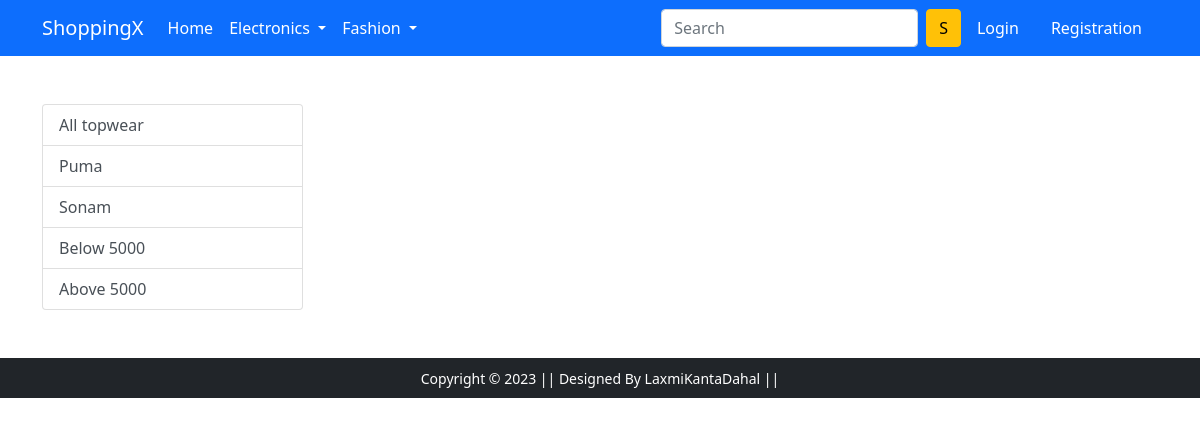
/topwear/, run on an earlier commit of the app's database.
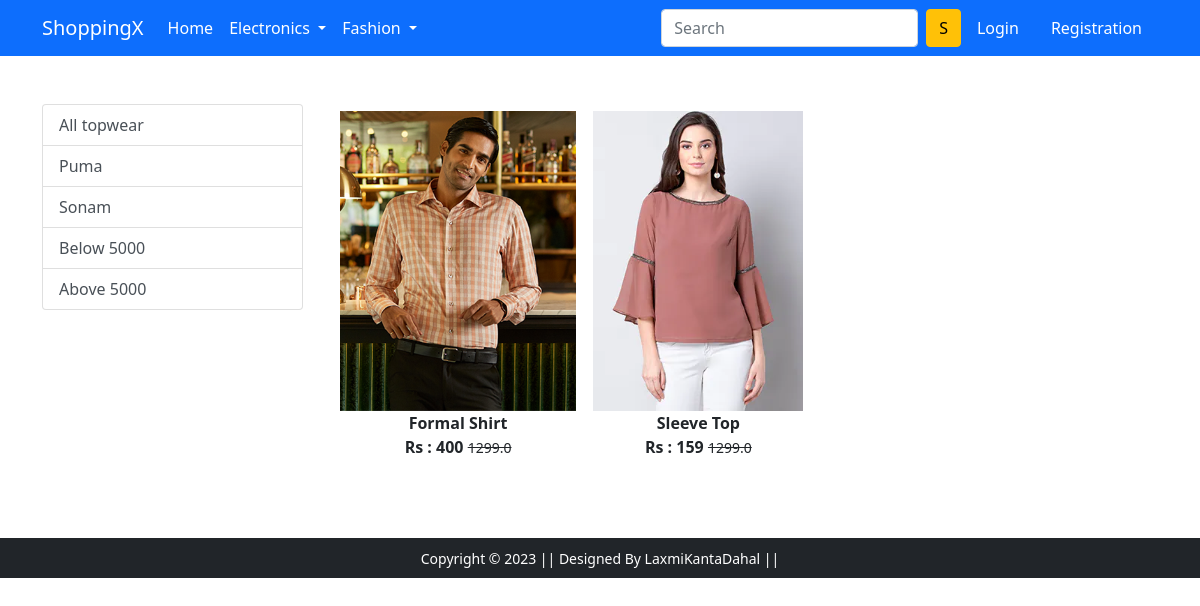
And on a later commit of the database.
### app/models.py (models this page shows, shortened)
class Product(models.Model):
    title=models.CharField(max_length=100)
    selling_price=models.FloatField()
    discounted_price=models.IntegerField()
    description=models.TextField(blank=True)
    brand=models.CharField(max_length=100)
    category=models.CharField(choices=CATEGORY_CHOICES,max_length=2)
    product_img=models.ImageField(upload_to='productimg')

### app/views.py (the view)
# urls.py: path('topwear/', views.topwear, name='topwear'),
def topwear(request,data=None):
    if data==None:
        topwear=Product.objects.filter(category='TW')
    elif data=='puma' or data=='sonam':
        topwear=Product.objects.filter(category='TW').filter(brand=data)
    elif data=='below':
        topwear=Product.objects.filter(category='TW').filter(discounted_price__lt=5001)
    elif data=='above':
        topwear=Product.objects.filter(category='TW').filter(discounted_price__gt=5000)
    return render(request, 'app/topwear.html',{'topwear':topwear})

### app/templates/app/topwear.html (shortened to what this page needs)
{% extends 'app/base.html' %}
{% load static %}
{% block main-content %}
<div class="container my-5">
 <div class="row">
  <div class="col-sm-3">
   <div class="list-group">
    <a href="{% url 'topwear' %}" class="list-group-item list-group-item-action" aria-current="true">All topwear</a>
    <a href="{% url 'topweardata' 'puma' %}" class="list-group-item list-group-item-action" aria-current="true">Puma</a>
    <a href="{% url 'topweardata' 'sonam' %}" class="list-group-item list-group-item-action" aria-current="true">Sonam</a>
    <a href="{% url 'topweardata' 'below' %}" class="list-group-item list-group-item-action" aria-current="true">Below 5000</a>
    <a href="{% url 'topweardata' 'above' %}" class="list-group-item list-group-item-action" aria-current="true">Above 5000</a>
   </div>
  </div>
  <div class="col-sm-8">
    <div class="row">
        {% for product in topwear %}
        <div class="col-sm-4 text-center mb-4">
            <a href="{% url 'product-detail' product.id %}" class="btn">
                <div class="item">
                <img src="{{ product.product_img.url }}" alt="" height="300" class="">
                <div class="fw-bold">{{product.title}}</div>
                <div class="fw-bold">Rs : {{product.discounted_price}}
                <small class="fw-light text-decoration-line-through">{{product.selling_price}}</small></div>
            </div>
        </a>
    </div>
        {% endfor %}
  </div>
 </div>
</div>
</div>
{% endblock main-content %}

What changed in the data, as far as the page shows it:
added Product: product_img (picture), title "Formal Shirt", discounted_price "400", selling_price "1299.0"
added Product: product_img (picture), title "Sleeve Top", discounted_price "159", selling_price "1299.0"
